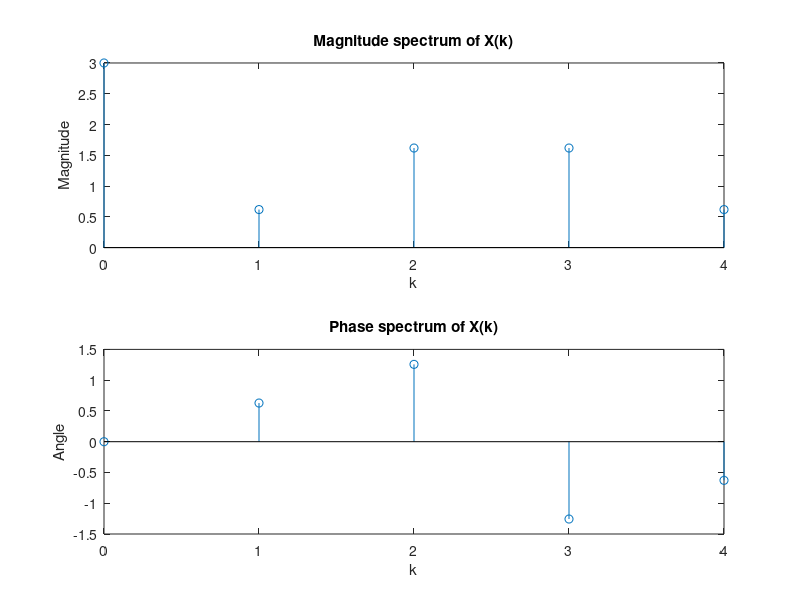

This figure's MATLAB source:
%conjugate symmetry
x=[1 0 1 0 1];
N=5;
y=0:4;
X=fft(x)
subplot(2,1,1)
stem(y,abs(X))
xlabel('k');
ylabel('Magnitude');
title('Magnitude spectrum of X(k)');
hold on;
subplot(2,1,2)
stem(y,angle(X))
xlabel('k');
ylabel('Angle');
title('Phase spectrum of X(k)');
